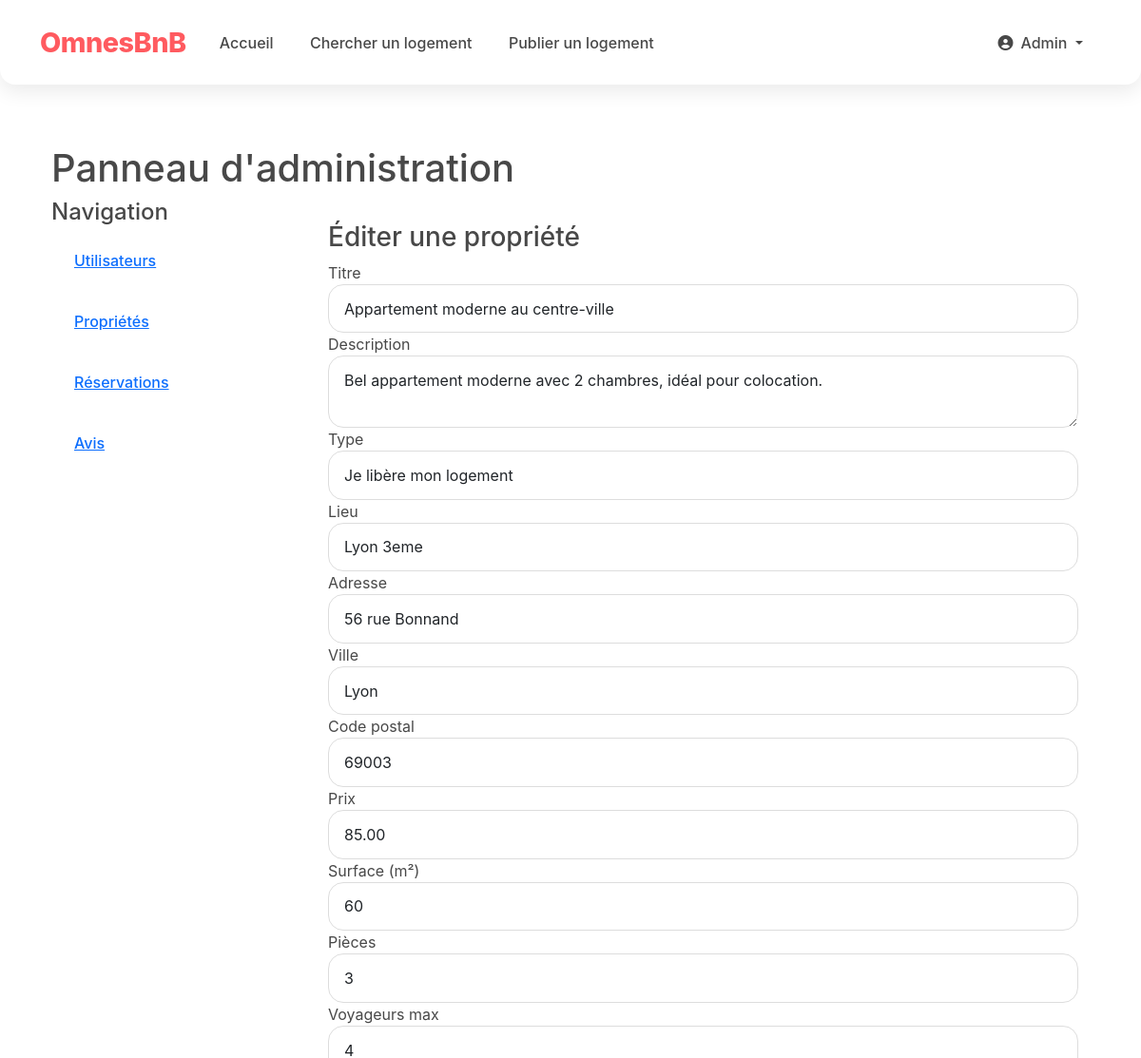
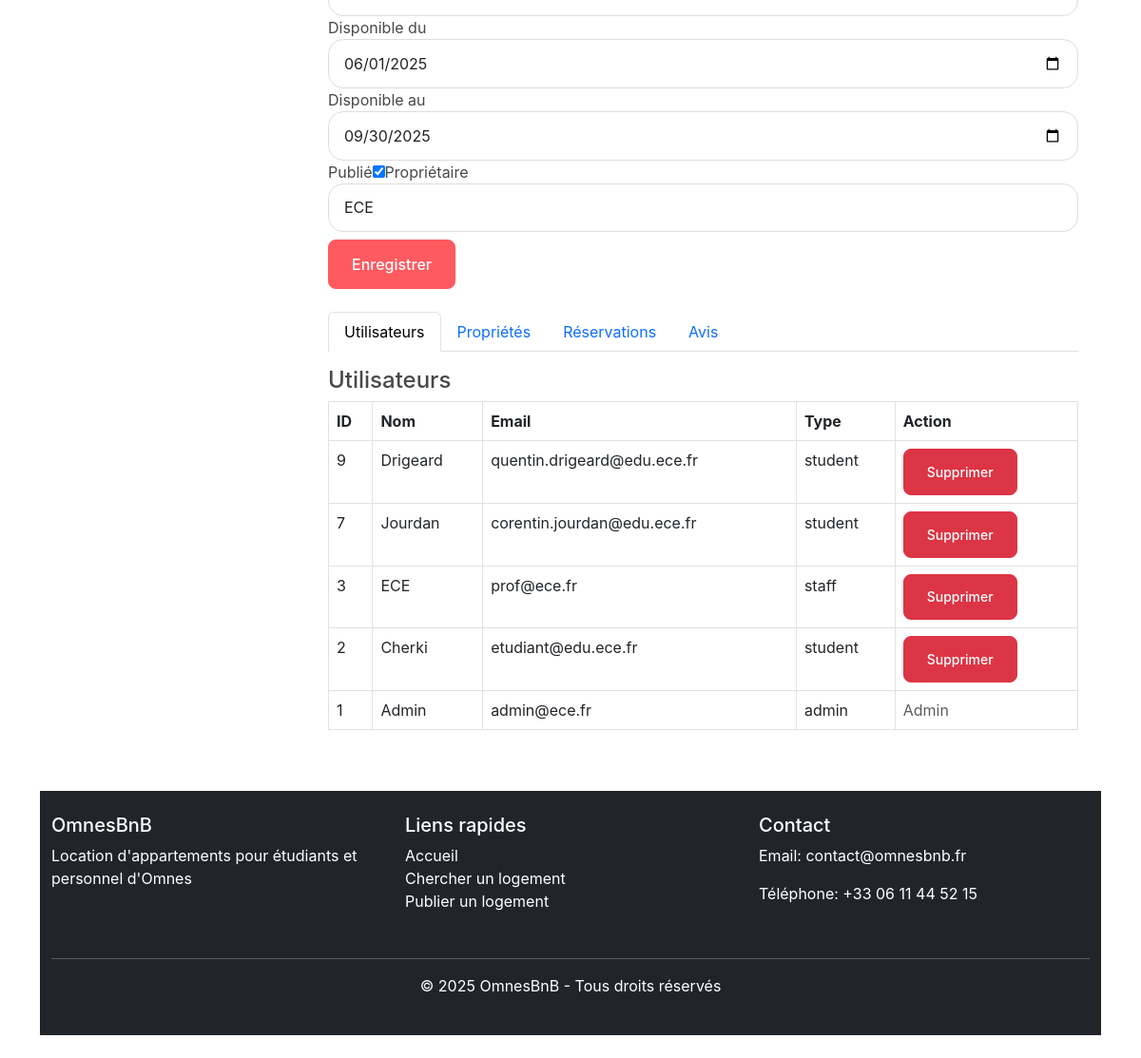
/pages/admin.php?type=property&id=2 (signed in), run on the app's committed database (2 pictures, top to bottom).
### tables this page shows
CREATE TABLE `properties` (
  `id` int NOT NULL,
  `owner_id` int NOT NULL,
  `title` varchar(100) NOT NULL,
  `description` text NOT NULL,
  `property_type` enum('Location complète','Colocation','Je libère mon logement') NOT NULL,
  `location` varchar(100) NOT NULL,
  `address` text NOT NULL,
  `city` varchar(50) NOT NULL,
  `postal_code` varchar(10) NOT NULL,
  `price` decimal(10,2) NOT NULL,
  `surface_area` int NOT NULL,
  `rooms` int NOT NULL,
  `max_guests` int NOT NULL,
  `amenities` text,
  `main_image` varchar(255) DEFAULT NULL,
  `available_from` date DEFAULT NULL,
  `available_to` date DEFAULT NULL,
  `is_published` tinyint(1) DEFAULT '1',
  `created_at` timestamp NULL DEFAULT CURRENT_TIMESTAMP,
  `updated_at` timestamp NULL DEFAULT CURRENT_TIMESTAMP ON UPDATE CURRENT_TIMESTAMP
);

CREATE TABLE `users` (
  `id` int NOT NULL,
  `email` varchar(100) NOT NULL,
  `password` varchar(255) NOT NULL,
  `first_name` varchar(50) NOT NULL,
  `last_name` varchar(50) NOT NULL,
  `phone_number` varchar(20) DEFAULT NULL,
  `profile_image` varchar(255) DEFAULT 'assets/default-profile.jpg',
  `user_type` enum('student','staff','admin') DEFAULT 'student',
  `is_verified` tinyint(1) DEFAULT '0',
  `created_at` timestamp NULL DEFAULT CURRENT_TIMESTAMP,
  `updated_at` timestamp NULL DEFAULT CURRENT_TIMESTAMP ON UPDATE CURRENT_TIMESTAMP
);

### pages/admin.php (the view, shortened to what this page needs)
<?php
require_once "../includes/db_connection.php";
$type = isset($_GET['type']) ? $_GET['type'] : '';
$id = isset($_GET['id']) ? intval($_GET['id']) : 0;
include_once "../includes/header.php";
?>
<div class="container mt-4">
    <h1>Panneau d'administration</h1>
    <div class="row">
        <div class="col-md-3">
            <h4>Navigation</h4>
            <ul class="list-group">
                <li class="list-group-item"><a href="admin.php?tab=users">Utilisateurs</a></li>
                <li class="list-group-item"><a href="admin.php?tab=properties">Propriétés</a></li>
                <li class="list-group-item"><a href="admin.php?tab=bookings">Réservations</a></li>
                <li class="list-group-item"><a href="admin.php?tab=reviews">Avis</a></li>
            </ul>
        </div>
        <div class="col-md-9">
            <?php
            if ($type && $id) {
                if ($type === 'booking') {
                    $booking_sql = "SELECT * FROM bookings WHERE id = ?";
                    $booking_stmt = mysqli_prepare($conn, $booking_sql);
                    mysqli_stmt_bind_param($booking_stmt, "i", $id);
                    mysqli_stmt_execute($booking_stmt);
                    $booking_result = mysqli_stmt_get_result($booking_stmt);
                    $booking = mysqli_fetch_assoc($booking_result);
                    $properties = mysqli_query($conn, "SELECT id, title FROM properties ORDER BY title");
                    $users = mysqli_query($conn, "SELECT id, last_name FROM users ORDER BY last_name");
                    echo '<div class="container mt-4"><h3>Éditer une réservation</h3><form method="post">';
                    echo '<label>Propriété</label><select name="property_id" class="form-control">';
                    while ($p = mysqli_fetch_assoc($properties)) {
                        $sel = $p['id'] == $booking['property_id'] ? 'selected' : '';
                        echo "<option value='{$p['id']}' $sel>{$p['title']}</option>";
                    }
                    echo '</select>';
                    echo '<label>Utilisateur</label><select name="user_id" class="form-control">';
                    while ($u = mysqli_fetch_assoc($users)) {
                        $sel = $u['id'] == $booking['user_id'] ? 'selected' : '';
                        echo "<option value='{$u['id']}' $sel>{$u['last_name']}</option>";
                    }
                    echo '</select>';
                    echo '<label>Date début</label><input type="date" name="start_date" class="form-control" value="' . $booking['start_date'] . '">';
                    echo '<label>Date fin</label><input type="date" name="end_date" class="form-control" value="' . $booking['end_date'] . '">';
                    echo '<label>Nombre de voyageurs</label><input type="number" name="guests" class="form-control" value="' . $booking['guests'] . '">';
                    echo '<label>Prix total</label><input type="number" step="0.01" name="total_price" class="form-control" value="' . $booking['total_price'] . '">';
                    echo '<label>Statut</label><input type="text" name="status" class="form-control" value="' . $booking['status'] . '">';
                    echo '<button type="submit" class="btn btn-primary mt-2">Enregistrer</button>';
                    echo '</form></div>';
                } elseif ($type === 'property') {
                    $property_sql = "SELECT * FROM properties WHERE id = ?";
                    $property_stmt = mysqli_prepare($conn, $property_sql);
                    mysqli_stmt_bind_param($property_stmt, "i", $id);
                    mysqli_stmt_execute($property_stmt);
                    $property_result = mysqli_stmt_get_result($property_stmt);
                    $property = mysqli_fetch_assoc($property_result);
                    $owners = mysqli_query($conn, "SELECT id, last_name FROM users ORDER BY last_name");
                    echo '<div class="container mt-4"><h3>Éditer une propriété</h3><form method="post">';
                    echo '<label>Titre</label><input type="text" name="title" class="form-control" value="' . $property['title'] . '">';
                    echo '<label>Description</label><textarea name="description" class="form-control">' . $property['description'] . '</textarea>';
                    echo '<label>Type</label><input type="text" name="property_type" class="form-control" value="' . $property['property_type'] . '">';
                    echo '<label>Lieu</label><input type="text" name="location" class="form-control" value="' . $property['location'] . '">';
                    echo '<label>Adresse</label><input type="text" name="address" class="form-control" value="' . $property['address'] . '">';
                    echo '<label>Ville</label><input type="text" name="city" class="form-control" value="' . $property['city'] . '">';
                    echo '<label>Code postal</label><input type="text" name="postal_code" class="form-control" value="' . $property['postal_code'] . '">';
                    echo '<label>Prix</label><input type="number" step="0.01" name="price" class="form-control" value="' . $property['price'] . '">';
                    echo '<label>Surface (m²)</label><input type="number" name="surface_area" class="form-control" value="' . $property['surface_area'] . '">';
                    echo '<label>Pièces</label><input type="number" name="rooms" class="form-control" value="' . $property['rooms'] . '">';
                    echo '<label>Voyageurs max</label><input type="number" name="max_guests" class="form-control" value="' . $property['max_guests'] . '">';
                    echo '<label>Disponible du</label><input type="date" name="available_from" class="form-control" value="' . $property['available_from'] . '">';
                    echo '<label>Disponible au</label><input type="date" name="available_to" class="form-control" value="' . $property['available_to'] . '">';
                    echo '<label>Publié</label><input type="checkbox" name="is_published" value="1"' . ($property['is_published'] ? ' checked' : '') . '>';
                    echo '<label>Propriétaire</label><select name="owner_id" class="form-control">';
                    while ($o = mysqli_fetch_assoc($owners)) {
                        $sel = $o['id'] == $property['owner_id'] ? 'selected' : '';
                        echo "<option value='{$o['id']}' $sel>{$o['last_name']}</option>";
                    }
                    echo '</select>';
                    echo '<button type="submit" class="btn btn-primary mt-2">Enregistrer</button>';
                    echo '</form></div>';
                }
            }
            $tab = isset($_GET['tab']) ? $_GET['tab'] : 'users';
            echo '<div class="container mt-4">';
            echo '<ul class="nav nav-tabs">';
            echo '<li class="nav-item"><a class="nav-link' . ($tab=='users'?' active':'') . '" href="?tab=users">Utilisateurs</a></li>';
            echo '<li class="nav-item"><a class="nav-link' . ($tab=='properties'?' active':'') . '" href="?tab=properties">Propriétés</a></li>';
            echo '<li class="nav-item"><a class="nav-link' . ($tab=='bookings'?' active':'') . '" href="?tab=bookings">Réservations</a></li>';
            echo '<li class="nav-item"><a class="nav-link' . ($tab=='reviews'?' active':'') . '" href="?tab=reviews">Avis</a></li>';
            echo '</ul>';
            if ($tab === 'users') {
                $users = mysqli_query($conn, "SELECT id, last_name, email, user_type FROM users ORDER BY id DESC");
                echo '<h4 class="mt-3">Utilisateurs</h4><table class="table table-bordered"><tr><th>ID</th><th>Nom</th><th>Email</th><th>Type</th><th>Action</th></tr>';
                while ($u = mysqli_fetch_assoc($users)) {
                    echo '<tr><td>'.$u['id'].'</td><td>'.$u['last_name'].'</td><td>'.$u['email'].'</td><td>'.$u['user_type'].'</td>';
                    echo '<td>';
                    if ($u['id'] != $user_id) {
                        echo '<a href="?delete='.$u['id'].'&delete_type=user" class="btn btn-danger btn-sm" onclick="return confirm(\'Supprimer cet utilisateur ?\')">Supprimer</a>';
                    } else {
                        echo '<span class="text-muted">Admin</span>';
                    }
                    echo '</td></tr>';
                }
                echo '</table>';
            }
            ?>
        </div>
    </div>
</div>
<?php
include_once "../includes/footer.php";
?>

### css/style.css (style rules this page uses)
:root { --primary-color: #FF5A5F; --secondary-color: #484848; --accent-color: #00A699; --success-color: #008A7B; --light-bg: #F7F7F7; --dark-bg: #222222; --border-radius: 16px; --box-shadow: 0 8px 20px rgba(0, 0, 0, 0.08); --transition: all 0.3s ease; }
body { font-family: 'Circular', 'Cereal', -apple-system, BlinkMacSystemFont, 'Segoe UI', Roboto, Oxygen, Ubuntu, Cantarell, sans-serif; background-color: #fff; color: var(--secondary-color); font-size: 16px; line-height: 1.5; -webkit-font-smoothing: antialiased; }
.btn { border-radius: 50px; padding: 0.75rem 1.5rem; font-weight: 500; transition: var(--transition); }
.btn-primary { background-color: var(--primary-color); border-color: var(--primary-color); }
.list-group-item { border: none; padding: 1rem 1.25rem; border-radius: 8px !important; margin-bottom: 0.5rem; transition: var(--transition); }
.form-control, .form-select { padding: 0.8rem 1rem; border: 1px solid #DDDDDD; border-radius: var(--border-radius); font-size: 1rem; transition: border-color 0.2s, box-shadow 0.2s; }
.list-group { border-radius: var(--border-radius); overflow: hidden; }
.list-group-item { border: none; padding: 1rem 1.5rem; font-weight: 500; }
.btn { padding: 0.8rem 1.5rem; border-radius: 8px; font-weight: 500; transition: all 0.3s ease; }
.btn-primary { background-color: var(--primary-color); border-color: var(--primary-color); color: white; }

### data on the page
properties: title "Appartement moderne au centre-ville", description "Bel appartement moderne avec 2 chambres, idéal pour colocation.", property_type "Je libère mon logement", location "Lyon 3eme", address "56 rue Bonnand", city "Lyon", postal_code "69003", price "85.00", surface_area "60", rooms "3", max_guests "4", available_from "06/01/2025", available_to "09/30/2025", is_published "☑"
users: id "9", last_name "Drigeard", email "quentin.drigeard@edu.ece.fr", user_type "student"
users: id "7", last_name "Jourdan", email "corentin.jourdan@edu.ece.fr", user_type "student"
users: id "3", last_name "ECE", email "prof@ece.fr", user_type "staff"
users: id "2", last_name "Cherki", email "etudiant@edu.ece.fr", user_type "student"
users: id "1", last_name "Admin", email "admin@ece.fr", user_type "admin"

### other printed values
$_SESSION['last_name'] "Admin"
form field owner_id "ECE"
